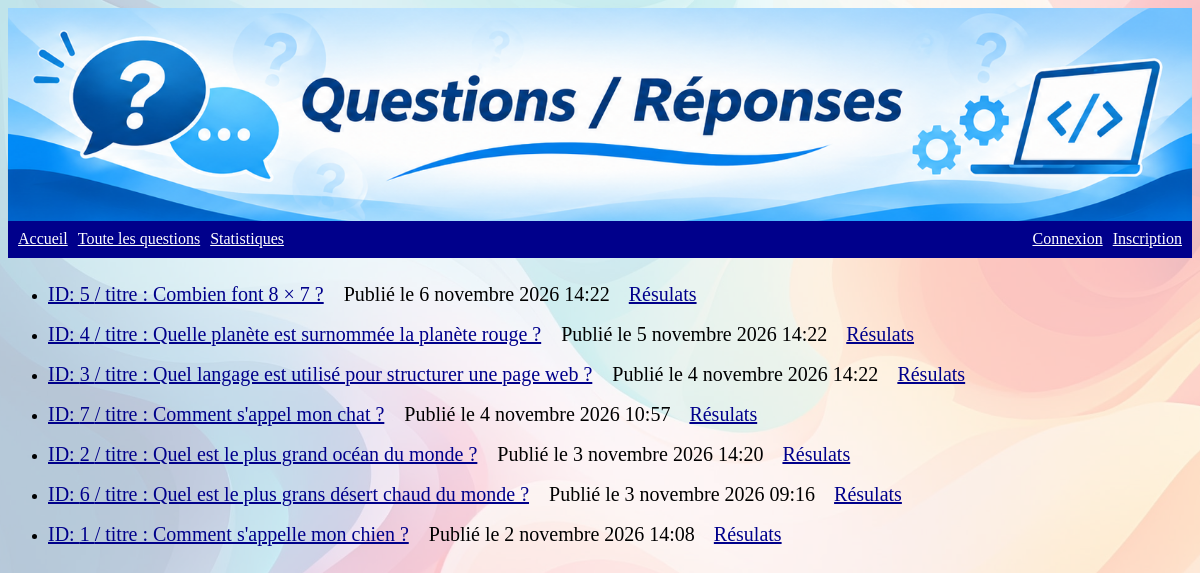
The page /polls/all/ on the database as committed earlier.
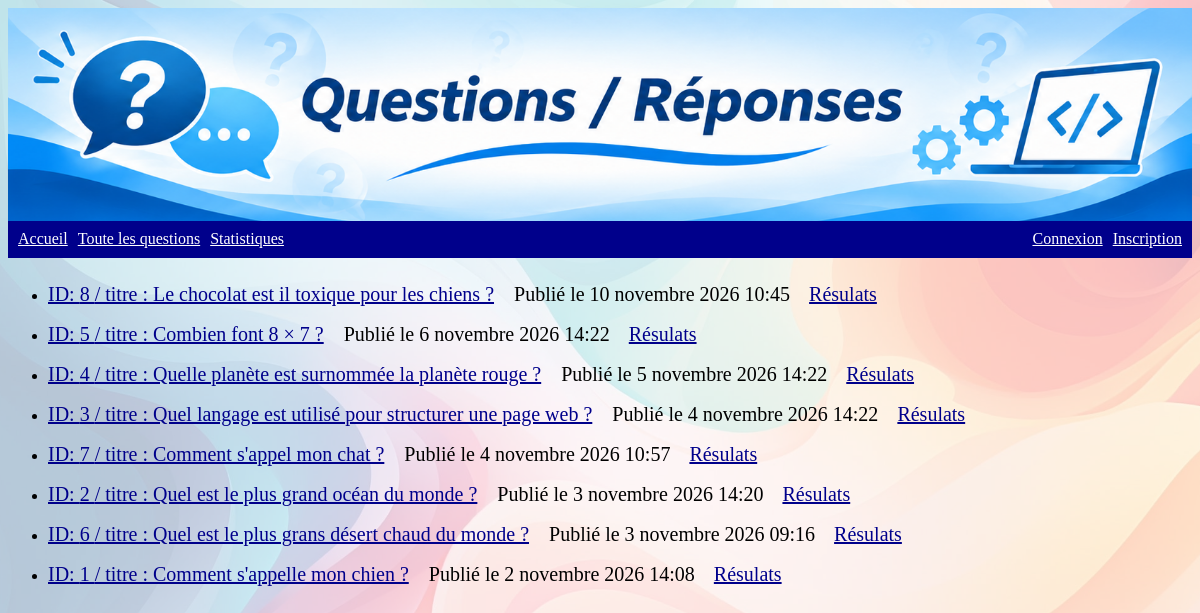
The same page on the database as committed later.
### polls/models.py (models this page shows, shortened)
class Question(models.Model):
    question_text = models.CharField(max_length=200)
    pub_date = models.DateTimeField("date published")

### polls/views.py (the view)
# urls.py: path("all/", views.AllView.as_view(), name="all"),
class AllView(generic.ListView):
    model = Question
    template_name = "polls/all.html"
    context_object_name = "questions"
    def get_queryset(self):
        return Question.objects.order_by("-pub_date")

### polls/templates/polls/all.html (shortened to what this page needs)
{% extends "base.html" %}
{% block main %}
{% if questions %}
<ul>
    {% for question in questions %}
       <li><a href="{% url 'polls:detail' question.id %}">ID: {{question.id}} / titre : {{ question.question_text }}</a><span> Publié le {{question.pub_date}}</span> <a href="{% url 'polls:results' question.id %}" class="results">Résulats</a></li>
    {% endfor %}
    </ul>
{% else %}
    <p>No polls are available.</p>
{% endif %}
{% endblock %}

### mysite/templates/base.html (shortened to what this page needs)
<!DOCTYPE html>
<html lang="fr">
{% load static %}
<head>
    <link rel="stylesheet" href="{% static 'polls/style.css' %}">
</head>
<body>
    <header>
        {% block header %}
            <img src="{% static 'polls/images/baniere_django.png' %}"
                 alt="Bandeau du site">
        <nav>
    <a href="{% url 'polls:index' %}">Accueil</a>
            <a href="{% url 'polls:all' %}">Toute les questions</a>
            <a href="{% url 'polls:statistics' %}">Statistiques</a>
    {% if user.is_authenticated %}
        <a href="{% url 'polls:account' user.id %}" class="identifiant">Bonjour {{ user.username }}</a>
            <a href="{% url 'polls:deconnexion' %}" class="deconnexion">Déconexion</a>
    {% else %}
        {% if request.resolver_match.url_name != "connexion" %}
            <a href="{% url 'polls:connexion_personnalisee' %}" class="connexion">Connexion</a>
        {% endif %}
        {% if request.resolver_match.url_name != "inscription" %}
            <a href="{% url 'polls:inscription' %}" class="inscription">Inscription</a>
        {% endif %}
    {% endif %}
</nav>
        {% endblock %}
    </header>
    <main>
        {% block main %}{% endblock %}
    </main>
</body>
</html>

### polls/static/polls/style.css (style rules this page uses)
li a { color: darkblue; }
body { background: linear-gradient( rgba(255, 255, 255, 0.7), rgba(255, 255, 255, 0.7) ), url("images/background.jpg") no-repeat center center fixed; background-size: cover; }
header a { color: white; }
header { width: 100%; height: 250px; overflow: hidden; margin: 0; padding: 0; }
header img { display: block; width: 100%; height: 85%; object-fit: cover; object-position: center; }
header nav { margin: 0; padding-left: 10px; padding-right: 10px; display: flex; gap: 10px; background: darkblue; color: white; width: 100%; height: 15%; align-items: center; }
.identifiant, .connexion { margin-left: auto; }
.deconnexion, .inscription { margin-left: 0px; margin-right: 20px; }
main li { line-height: 2; }
main a { color: darkblue; font-size: 20px; }
main p, main span { font-size: 20px; }
main span { margin-left: 15px; }
.results { margin-left: 15px; }

Rows that differ between the two databases and show on the page:
added Question: id "8", question_text "Le chocolat est il toxique pour les chiens ?", pub_date "10 novembre 2026 10:45"
